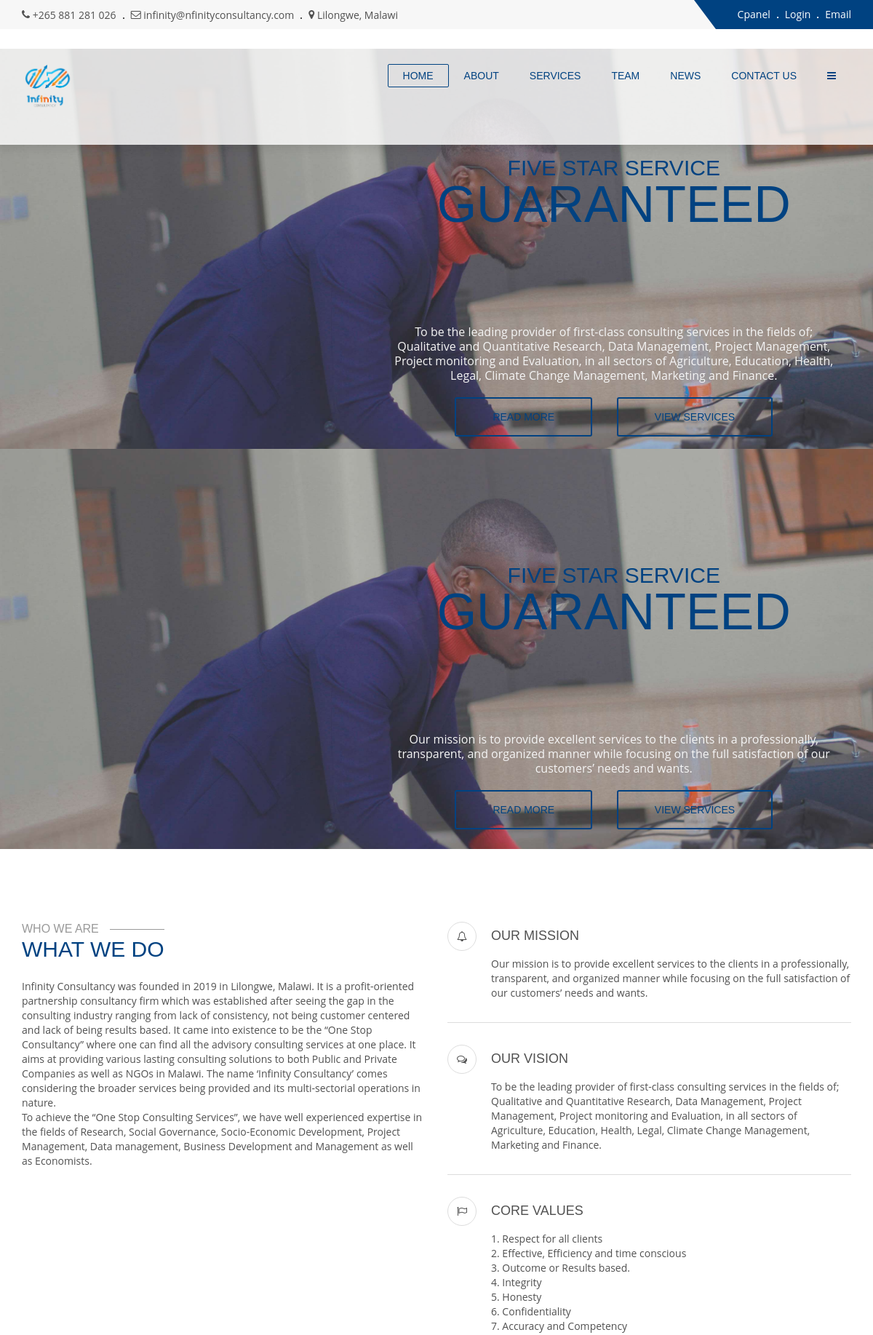
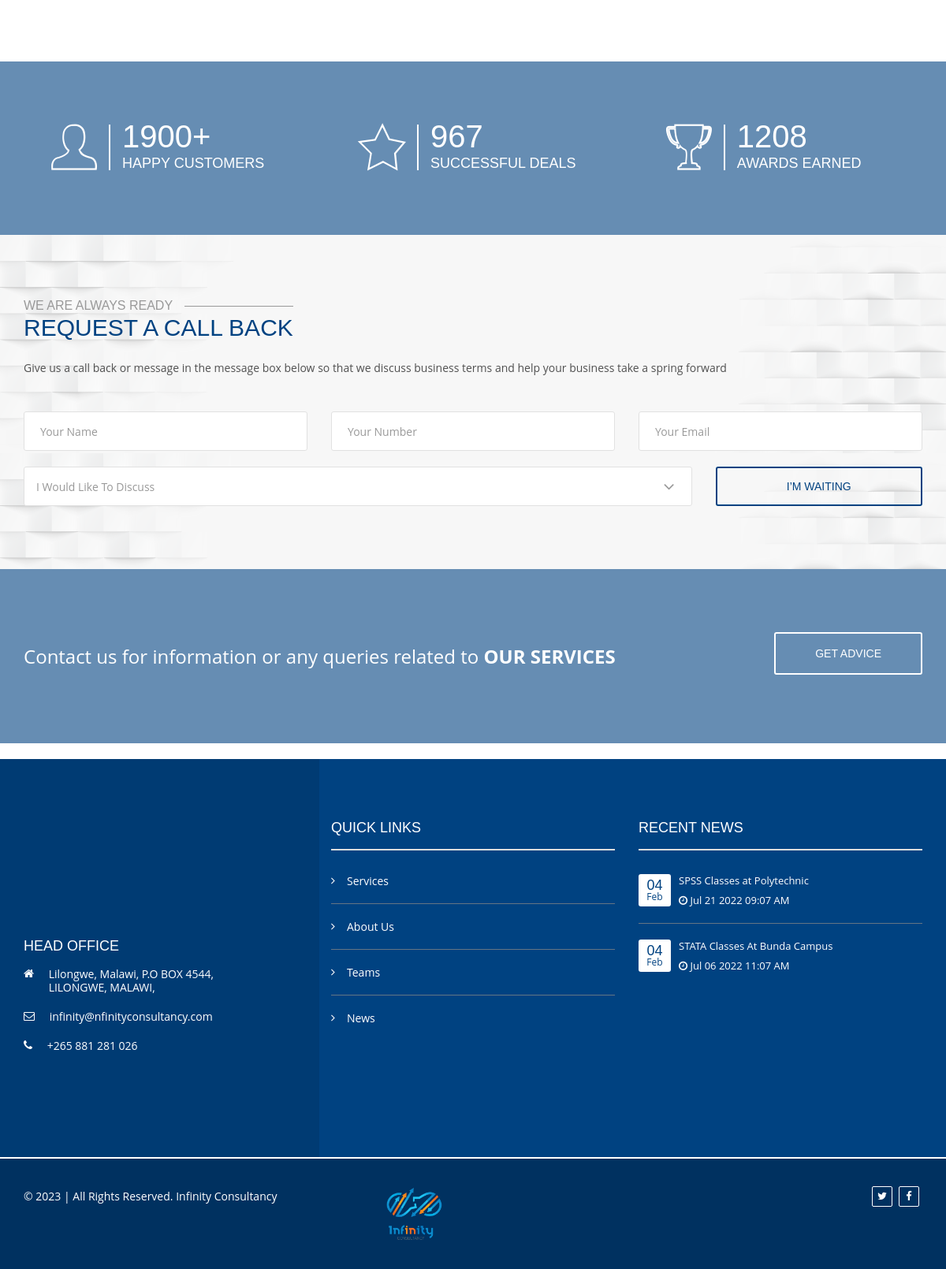
The page / on the database its author committed (2 pictures, top to bottom).
### tables this page shows
CREATE TABLE `company` (
  `shortname` varchar(200) NOT NULL,
  `fullname` text NOT NULL,
  `background` text NOT NULL,
  `mission` text NOT NULL,
  `vision` text NOT NULL,
  `core_values` text NOT NULL,
  `address` text NOT NULL,
  `cell` text NOT NULL,
  `email` text NOT NULL,
  `logo` text NOT NULL,
  `location` text NOT NULL,
  `facebook_link` text NOT NULL,
  `twitter_link` text NOT NULL
);

CREATE TABLE `slider` (
  `slug` varchar(100) NOT NULL,
  `title` text NOT NULL,
  `description` text NOT NULL,
  `picture` text NOT NULL,
  `position` int(11) NOT NULL,
  `status` tinyint(1) NOT NULL DEFAULT 1,
  `date` timestamp NOT NULL DEFAULT current_timestamp()
);

CREATE TABLE `news` (
  `slug` varchar(500) NOT NULL,
  `title` varchar(400) NOT NULL,
  `content` text NOT NULL,
  `datetime` timestamp NOT NULL DEFAULT current_timestamp() ON UPDATE current_timestamp(),
  `picture` text NOT NULL,
  `location` text NOT NULL,
  `status` tinyint(1) NOT NULL DEFAULT 1,
  `date` date NOT NULL
);

### application/views/pages/index.php (the view, shortened to what the rows shown need)
<div id="tg-homeslider" class="tg-homeslider tg-haslayout">
        <?php  foreach ($slider as $slider_item): ?>
	<figure class="item">
		<img style="height: 550px; width: 100%;object-fit: cover; " src="<?php  echo base_url() ?>images/slider/<?php echo $slider_item->picture ?>" alt="image description">
		<figcaption>
			<div class="container">
				<div class="row">
					<div class="col-md-7 col-sm-10 col-xs-12 pull-right">
						<h1><?php echo $slider_item->title ?></h1>
						<h2>guaranteed</h2>
						<div class="tg-description" style="color: whitesmoke">
							<p><?php echo $slider_item->description ?></p>
						</div>
						<div class="tg-btnsbox">
							<a class="tg-btn" href="<?php echo base_url() ?>/aboutus"><span>Read more</span></a>
							<a class="tg-btn" href="<?php echo base_url() ?>/services"><span>View Services</span></a>
						</div>
					</div>
				</div>
			</div>
		</figcaption>
	</figure>
          <?php endforeach; ?>
</div>
<main id="tg-main" class="tg-main tg-haslayout">
              <section class="tg-main-section tg-haslayout">
                  <div class="container">
                      <div class="row">
                          <div class="tg-whatwedo">
                              <div class="col-sm-6">
                                  <div class="tg-sectionhead">
                                      <div class="tg-sectiontitle">
                                          <h2>who we are</h2>
                                      </div>
                                      <div class="tg-description">
                                          <p><?php echo $company_details->background ?></p>
                                      </div>
                                  </div>
                              </div>
                              <div class="col-sm-6">
                                  <ul>
                                      <li>
                                          <div class="tg-whatwedocontent">
                                              <div class="tg-description">
                                                  <p><?php echo $company_details->mission ?></p>
                                              </div>
                                          </div>
                                      </li>
                                      <li>
                                          <div class="tg-whatwedocontent">
                                              <div class="tg-description">
                                                  <p><?php echo $company_details->vision ?></p>
                                              </div>
                                          </div>
                                      </li>
                                      <li>
                                          <div class="tg-whatwedocontent">
                                              <div class="tg-description">
                                                  <p><?php echo $company_details->core_values ?></p>
                                              </div>
                                          </div>
                                      </li>
                                  </ul>
                              </div>
                          </div>
                      </div>
                  </div>
              </section>
	<section class="tg-haslayout tg-parallax-window" data-appear-top-offset="600" data-parallax="scroll" data-image-src="<?php  ?>images/parallaxs/<?php echo $basic_statistics->picture ?>">
		<div class="container">
			<div class="row">
				<div class="tg-statistics">
					<div class="tg-statistic tg-goals">
						<div class="tg-namecount">
							<h2><span class="tg-statistic-count" data-from="0" data-to="<?php echo $basic_statistics->happy_customer ?>" data-speed="8000" data-refresh-interval="50">1900+</span></h2>
						</div>
					</div>
					<div class="tg-statistic tg-activeplayers">
						<div class="tg-namecount">
							<h2><span class="tg-statistic-count" data-from="0" data-to="<?php echo $basic_statistics->successful_deals ?>" data-speed="8000" data-refresh-interval="50">967</span></h2>
						</div>
					</div>
					<div class="tg-statistic tg-activeteams">
						<div class="tg-namecount">
							<h2><span class="tg-statistic-count" data-from="0" data-to="<?php echo $basic_statistics->awards ?>" data-speed="8000" data-refresh-interval="50">1208</span></h2>
						</div>
					</div>
				</div>
			</div>
		</div>
	</section>
	<section class="tg-haslayout tg-bglight tg-bgimage">
		<div class="container">
			<div class="row">
				<div class="tg-requestcallback">
					<div class="col-sm-12 col-xs-12">
						<div class="tg-contentbox">
							<div class="tg-sectionhead">
								<div class="tg-sectiontitle">
									<h2>we are always ready</h2>
								</div>
							</div>
						</div>
					</div>
				</div>
			</div>
		</div>
	</section>
</main>

### application/views/pages/header.php (shortened to what the rows shown need)
<!doctype html>
	<html class="no-js" lang="">
<head>
    <link rel="stylesheet" href="<?php  echo base_url() ?>css/bootstrap.min.css">
    <link rel="stylesheet" href="<?php  echo base_url() ?>css/normalize.css">
    <link rel="stylesheet" href="<?php  echo base_url() ?>css/font-awesome.min.css">
    <link rel="stylesheet" href="<?php  echo base_url() ?>css/icomoon.css">
    <link rel="stylesheet" href="<?php  echo base_url() ?>css/transitions.css">
    <link rel="stylesheet" href="<?php  echo base_url() ?>css/owl.carousel.css">
    <link rel="stylesheet" href="<?php  echo base_url() ?>css/prettyPhoto.css">
    <link rel="stylesheet" href="<?php  echo base_url() ?>css/owl.theme.css">
    <link rel="stylesheet" href="<?php  echo base_url() ?>css/main.css">
    <link rel="stylesheet" href="<?php  echo base_url() ?>css/color.css">
    <link rel="stylesheet" href="<?php  echo base_url() ?>css/responsive.css">
</head>
<body class="tg-home tg-homeversion">
<div id="tg-wrapper" class="tg-wrapper tg-haslayout">
    <header id="tg-header" class="tg-header tg-haslayout">
        <div class="tg-topbar tg-bglight tg-haslayout">
            <div class="container">
                <div class="row">
                    <div class="col-sm-12 col-xs-12">
                        <ul class="tg-topcontactinfo">
                            <li>
                                <span><a href="tel:<?php echo $company_details->cell ?>"><?php echo $company_details->cell ?></a></span>
                            </li>
                            <li>
                                <span><a href="mailto:<?php echo $company_details->email ?>"><?php echo $company_details->email ?></a></span>
                            </li>
                            <li>
                                <i class="fa fa-map-marker"></i>
                                <address><?php echo $company_details->location ?></address>
                            </li>
                        </ul>
                    </div>
                </div>
            </div>
        </div>
        <div class="tg-navigationarea">
            <div class="container">
                <div class="row">
                    <div class="col-xs-12">
                        <strong class="tg-logo">
                            <a href="<?php echo base_url() ?>"><img style="object-fit: cover; height: 70px;" src="images/<?php echo $company_details->logo  ?>" alt="<?php echo $company_details->shortname ?>"></a>
                        </strong>
                    </div>
                </div>
            </div>
        </div>
    </header>

### application/views/pages/footer.php (shortened to what the rows shown need)
<footer id="tg-footer" class="tg-footer tg-haslayout">
    <div class="tg-footermiddlearea">
        <div class="container">
            <div class="row">
                <div class="tg-footerwidgets">
                    <div class="col-md-4 col-sm-6 col-xs-6">
                        <div class="tg-widget tg-widgetinfo">
                            <ul class="tg-contactinfo">
                                <li>
                                    <i class="fa fa-home"></i>
                                    <address>
                                        <?php echo $company_details->location ?>,
                                        <?php echo $company_details->address ?>,
                                    </address>
                                </li>
                                <li>
                                    <span><a href="mailto:<?php echo $company_details->email ?>"><?php echo $company_details->email ?></a></span>
                                </li>
                                <li>
                                    <span><a href="tel:<?php echo $company_details->cell ?>"><?php echo $company_details->cell ?></a></span>
                                </li>
                            </ul>
                        </div>
                    </div>
                    <div class="col-md-4 col-sm-6 col-xs-6">
                        <div class="tg-widget tg-widgetrecentnews">
                            <ul>
                                <?php foreach (array_slice($news,0,3) as $article): ?>
                                <li>
                                    <time datetime=""><a href="#"><span>04</span> Feb</a></time>
                                    <div class="tg-posdata">
                                        <h4><a href="<?php echo base_url() ?>news/<?php echo $article->slug ?>"><?php echo $article->title ?></a></h4>
                                        <ul class="tg-postmetadata">
                                            <li>
                                                <a href="#">
                                                    <i class="fa fa-clock-o"></i>
                                                    <span><?php echo date_format(date_create($article->datetime), "M d Y H:m A") ?></span>
                                                </a>
                                            </li>
                                        </ul>
                                    </div>
                                </li>
                                <?php endforeach;  ?>
                            </ul>
                        </div>
                    </div>
                </div>
            </div>
        </div>
    </div>
    <div class="tg-footerbottombar">
        <div class="container">
            <div class="row">
                <div class="col-sm-12 col-xs-12">
                    <span class="tg-copyright">&copy; <?php echo date("Y") ?> | All Rights Reserved. <?php echo ucwords(strtolower($company_details->shortname)) ?></span>
                    <ul class="tg-socialicons">
                        <li><a href="#"><i class="fa fa-twitter"></i></a></li>
                        <li><a href="#"><i class="fa fa-facebook-f"></i></a></li>
                    </ul>
                    <strong class="tg-logo"><a href="#"><img style="object-fit: cover; height: 80px;"  src="<?php echo base_url() ?>images/<?php echo $company_details->logo ?>"></a></strong>
                </div>
            </div>
        </div>
    </div>
</footer>
</div>
</body>
</html>

### rows shown on the page
company: cell "+265 881 281 026", email "infinity@nfinityconsultancy.com", location "Lilongwe, Malawi", logo (picture), background "Infinity Consultancy was founded in 2019 in Lilongwe, Malawi. It is a profit-oriented partnership consultancy firm which was established after seeing the gap in the consulting industry ranging from lack of consistency, not being customer centered and lack of being results based. It came into existence to be the “One Stop Consultancy” where one can find all the advisory consulting services at one place. It aims at providing various lasting consulting solutions to both Public and Private Companies as well as NGOs in Malawi. The name ‘Infinity Consultancy’ comes considering the broader services being provided and its multi-sectorial operations in nature. To achieve the “One Stop Consulting…", mission "Our mission is to provide excellent services to the clients in a professionally, transparent, and organized manner while focusing on the full satisfaction of our customers’ needs and wants.", vision "To be the leading provider of first-class consulting services in the fields of; Qualitative and Quantitative Research, Data Management, Project Management, Project monitoring and Evaluation, in all sectors of Agriculture, Education, Health, Legal, Climate Change Management, Marketing and Finance.", core_values "1. Respect for all clients 2. Effective, Efficiency and time conscious 3. Outcome or Results based. 4. Integrity 5. Honesty 6. Confidentiality 7. Accuracy and Competency", address "P.O BOX 4544, LILONGWE, MALAWI", shortname "Infinity Consultancy"
slider: picture (picture), title "FIVE STAR SERVICE", description "To be the leading provider of first-class consulting services in the fields of; Qualitative and Quantitative Research, Data Management, Project Management, Project monitoring and Evaluation, in all sectors of Agriculture, Education, Health, Legal, Climate Change Management, Marketing and Finance."
slider: picture (picture), title "FIVE STAR SERVICE", description "Our mission is to provide excellent services to the clients in a professionally, transparent, and organized manner while focusing on the full satisfaction of our customers’ needs and wants."
news: title "SPSS Classes at Polytechnic", datetime "Jul 21 2022 09:07 AM"
news: title "STATA Classes At Bunda Campus", datetime "Jul 06 2022 11:07 AM"
